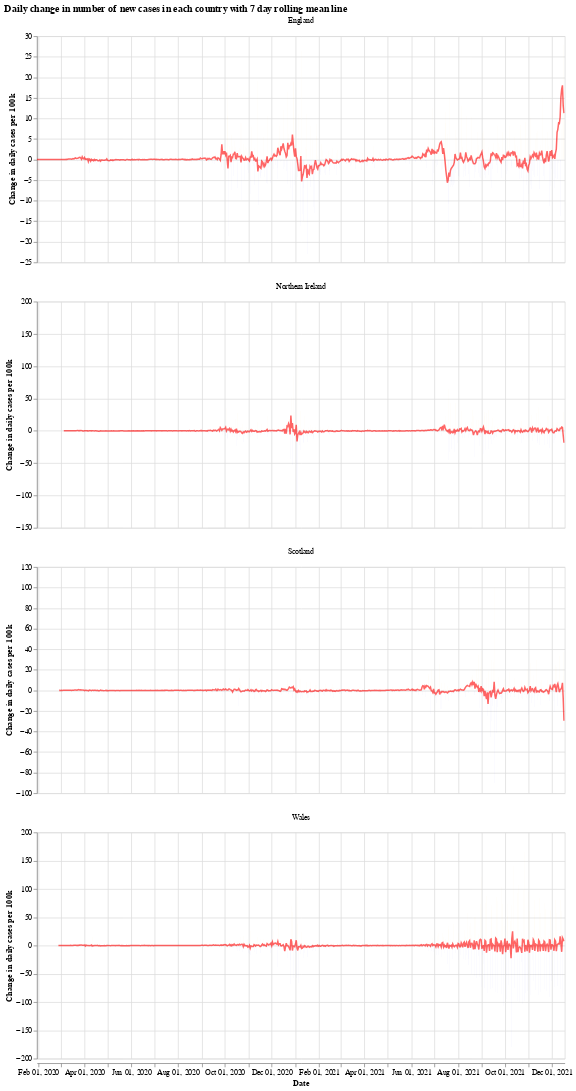

The cell this chart's notebook holds for it:
### Markdown cell above
We will use the Python library `Altair` for visualising the data, see the [altair docs](https://altair-viz.github.io/) for more information.

First we have a graph which shows the daily change in the number of new cases for each country. This number jumps up and down all over the place, which is likely due to delay in reporting of new cases over the weekend. Another interesting thing is that it looks like the daily cases in Wales experienced a much shorter period of calm over the summer (calm in the sense of daily cases not jumping up and down).

The orange bars are days when the number of new cases (per 100k population) was more than the previous day, while the blue are days when the number of new cases dropped. The red line is the 7 day moving average. 

When the moving average line is below 0, it means that there is a consistent drop in new cases. We can see this clearly happening around the times that lockdowns were introduced (though, to varying degrees). I will update the graphs soon with a marker of when each lockdown started.

### Code cell
# collapse
import altair as alt

bars = alt.Chart(uk_cases).mark_bar().encode(
    x=alt.X("yearmonthdate(date):T", axis=alt.Axis(title='Date')),
    y=alt.Y("casesChangeRate:Q", axis=alt.Axis(title='Change in daily cases per 100k')),
    tooltip='casesChange',
    color=alt.condition(
        alt.datum.casesChangeRate > 0,
        alt.value("orange"),  # The positive color
        alt.value("blue")  # The negative color
    )
).properties(title='Daily change in number of new cases with 7 day rolling mean',width=700).interactive()

line = alt.Chart(uk_cases).mark_line(
    color='red',
    size=2,
    opacity=0.6
).transform_window(
    rolling_mean='mean(casesChangeRate)',
    frame=[0, 7],
    groupby=['areaName']
).encode(
    x='yearmonthdate(date):T',
    y='rolling_mean:Q'
)

alt.layer(bars, line, data=uk_cases).facet(alt.Column(
    'areaName', title=''), columns=1).resolve_scale(y='independent').properties(title='Daily change in number of new cases in each country with 7 day rolling mean line')

### Figure 1 — Vega-Lite specification as saved in the notebook (floating-point values rounded to 4 significant figures; data arrays with more than 128 entries replaced by an {"elided": "..."} marker saying what was removed)
{"config": {"view": {"continuousWidth": 400, "continuousHeight": 300}}, "data": {"name": "data-63d23c1ace75921ea2a1370c6f3dccaf"}, "facet": {"type": "nominal", "field": "areaName", "title": ""}, "spec": {"layer": [{"mark": "bar", "encoding": {"color": {"condition": {"value": "orange", "test": "(datum.casesChangeRate > 0)"}, "value": "blue"}, "tooltip": {"type": "quantitative", "field": "casesChange"}, "x": {"type": "temporal", "axis": {"title": "Date"}, "field": "date", "timeUnit": "yearmonthdate"}, "y": {"type": "quantitative", "axis": {"title": "Change in daily cases per 100k"}, "field": "casesChangeRate"}}, "selection": {"selector001": {"type": "interval", "bind": "scales", "encodings": ["x", "y"]}}, "title": "Daily change in number of new cases with 7 day rolling mean", "width": 700}, {"mark": {"type": "line", "color": "red", "opacity": 0.6, "size": 2}, "encoding": {"x": {"type": "temporal", "field": "date", "timeUnit": "yearmonthdate"}, "y": {"type": "quantitative", "field": "rolling_mean"}}, "transform": [{"window": [{"op": "mean", "field": "casesChangeRate", "as": "rolling_mean"}], "frame": [0, 7], "groupby": ["areaName"]}]}]}, "columns": 1, "resolve": {"scale": {"y": "independent"}}, "title": "Daily change in number of new cases in each country with 7 day rolling mean line", "$schema": "https://vega.github.io/schema/vega-lite/v4.8.1.json", "datasets": {"data-63d23c1ace75921ea2a1370c6f3dccaf": {"elided": "2660 records"}}}
